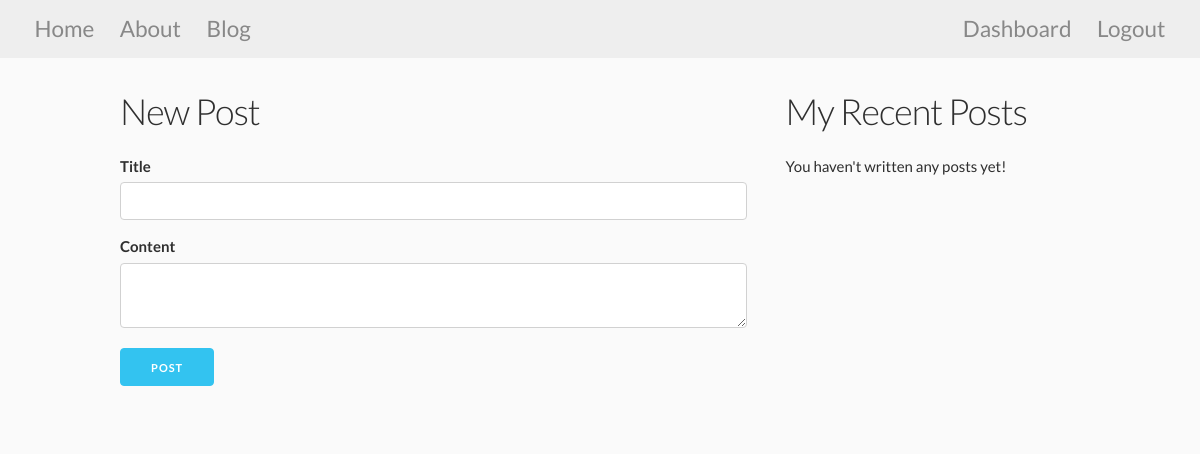
The app's page /admin/post/new (signed in), older data.
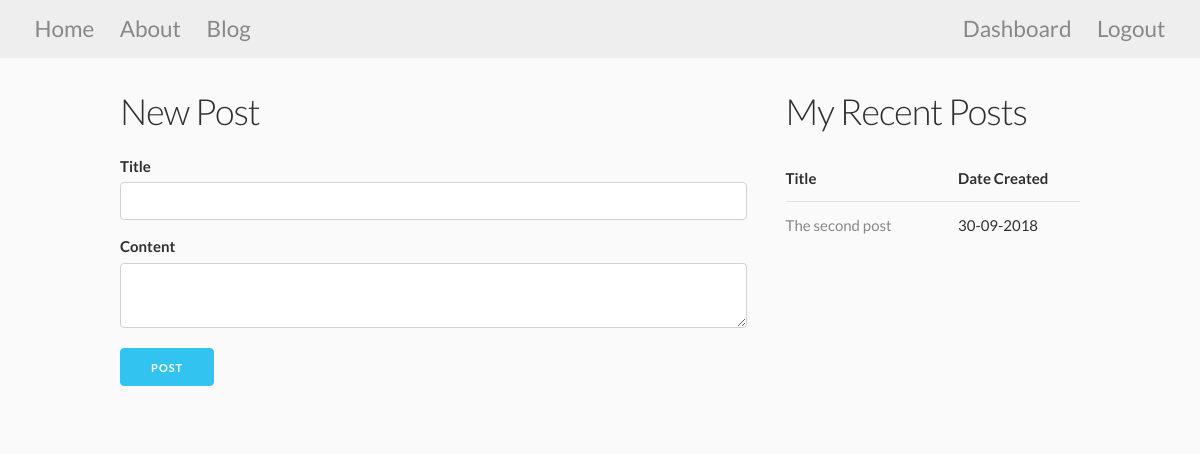
The same page, newer data.
### myspace/models.py (models this page shows, shortened)
class Post(db.Model):
  id = db.Column(db.Integer, primary_key=True)
  title = db.Column(db.String(100), nullable=False)
  date_posted = db.Column(db.DateTime, nullable=False, default=datetime.utcnow)
  content = db.Column(db.Text, nullable=False)
  user_id = db.Column(db.Integer, db.ForeignKey('user.id'), nullable=False)

### myspace/views.py (the view, shortened to what this page needs)
@app.route("/admin/post/new", methods=['GET', 'POST'])
@is_logged_in
def new_post():
  form = PostForm()
  posts = Post.query.filter_by(user_id=session['username']).all()
  return render_template('post-cu.html', title="New Post", form=form, posts=posts)

### myspace/forms.py
class PostForm(FlaskForm):
  title = StringField('Title', validators = [DataRequired()])
  content = TextAreaField('Content', validators = [DataRequired()])
  submit = SubmitField('Post')

### myspace/views.py (called while the page is built)
def is_logged_in(f):
  @wraps(f)
  def wrap(*args, **kwargs):
    if 'logged_in' in session:
      return f(*args, **kwargs)
    else:
      flash('Unauthorized, please login', 'error')
      return redirect(url_for('login'))
  return wrap

### myspace/templates/post-cu.html (shortened to what this page needs)
{% extends 'sidebar-page.html' %}
{% block main %}
<h3>{{ title }}</h3>
<form method="POST" action="">
  <div>
    {{ form.title.label }}
    {{ form.title(class_="u-full-width") }}
  </div>
  <div>
    {{ form.content.label }}
    {{ form.content(class_="u-full-width") }}
  </div>
  <div>
    {{ form.submit(class_="button-primary") }}
  </div>
</form>
{% endblock main %}
{% block sidebar %}
  <h3>My Recent Posts</h3>
  {% if posts %}
  <table class="u-full-width">
    <thead>
      <tr>
        <th>Title</th>
        <th>Date Created</th>
      </tr>
    </thead>
    <tbody>
      {% for post in posts %}
      <tr>
        <td><a href="{{ url_for('post', post_id=post.id) }}">{{ post.title }}</a></td>
        <td>{{ post.date_posted.strftime('%d-%m-%Y') }}</td>
      </tr>
      {% endfor %}
    </tbody>
  </table>
  {% else %}
    <p>You haven't written any posts yet!</p>
  {% endif %}
{% endblock sidebar %}

Row changes from the older to the newer data that the page shows:
added Post: title "The second post", date_posted "30-09-2018"
Text that changed along with them:
text no longer shown: "You haven't written any posts yet!"
text now shown: "Title Date Created"
